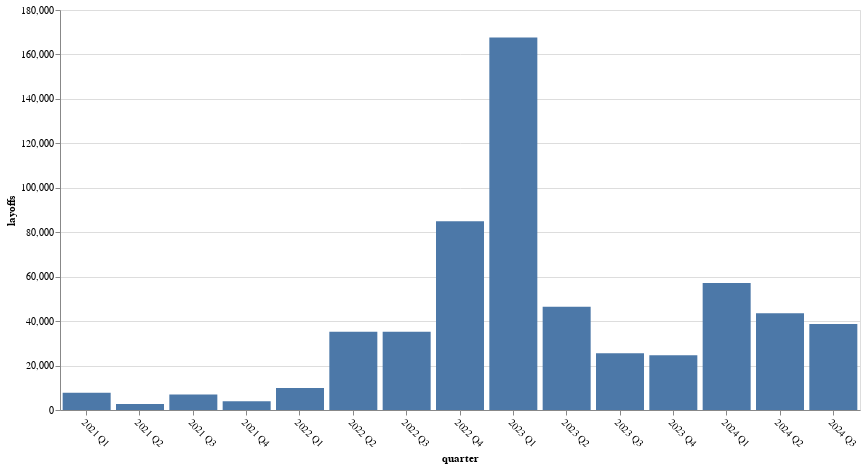

Vega-Lite specification stored for this chart:
### Vega-Lite specification from a JSON file in a GitHub repository (floating-point values rounded to 4 significant figures)
{"$schema": "https://vega.github.io/schema/vega-lite/v5.json", "description": "A simple bar chart with embedded data.", "data": {"values": [{"quarter": "2021 Q1", "layoffs": 7728}, {"quarter": "2021 Q2", "layoffs": 2695}, {"quarter": "2021 Q3", "layoffs": 7000}, {"quarter": "2021 Q4", "layoffs": 3929}, {"quarter": "2022 Q1", "layoffs": 9909}, {"quarter": "2022 Q2", "layoffs": 35257}, {"quarter": "2022 Q3", "layoffs": 35174}, {"quarter": "2022 Q4", "layoffs": 84894}, {"quarter": "2023 Q1", "layoffs": 167574}, {"quarter": "2023 Q2", "layoffs": 46433}, {"quarter": "2023 Q3", "layoffs": 25575}, {"quarter": "2023 Q4", "layoffs": 24638}, {"quarter": "2024 Q1", "layoffs": 57149}, {"quarter": "2024 Q2", "layoffs": 43517}, {"quarter": "2024 Q3", "layoffs": 38716}]}, "mark": "bar", "encoding": {"x": {"field": "quarter", "type": "nominal", "axis": {"labelAngle": 45}}, "y": {"field": "layoffs", "type": "quantitative"}}, "width": 800, "height": 400, "background": "transparent", "config": {"axis": {"labelFont": "sans-serif", "titleFont": "sans-serif"}}}
